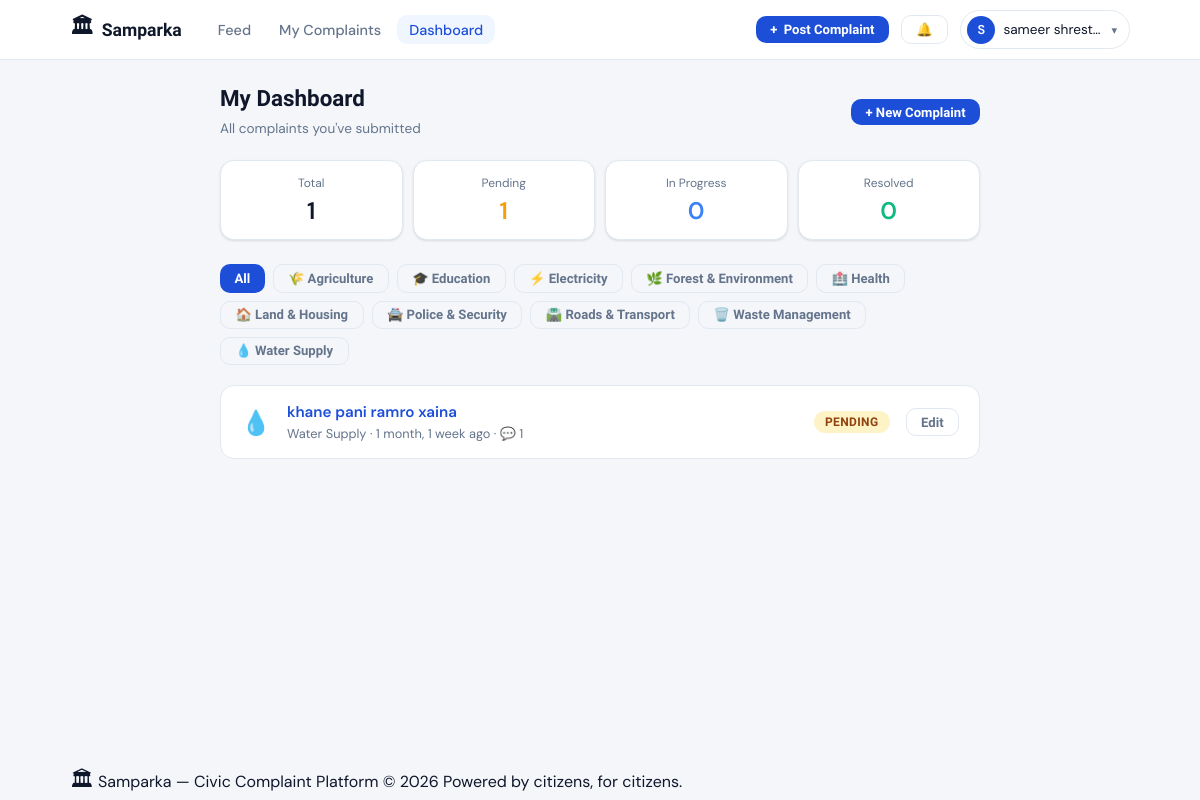
The page /accounts/user/ (signed in) on the database as committed earlier.
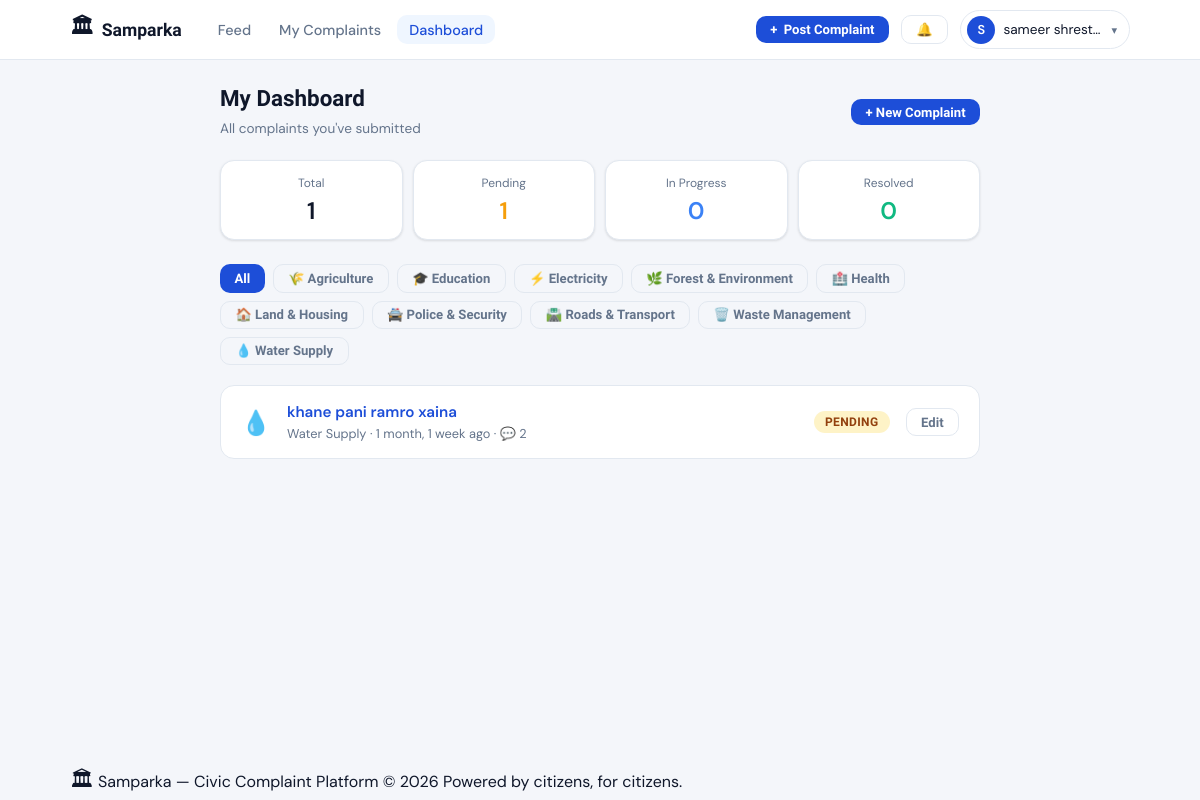
The same page on the database as committed later.
### complaints/models.py (models this page shows, shortened)
class Complaint(models.Model):
    STATUS_PENDING = 'pending'
    STATUS_VERIFIED = 'verified'
    STATUS_IN_PROGRESS = 'in_progress'
    STATUS_SOLVED = 'solved'
    STATUS_REJECTED = 'rejected'
    STATUS_CHOICES = [
        (STATUS_PENDING, 'Pending'),
        (STATUS_VERIFIED, 'Verified'),
        (STATUS_IN_PROGRESS, 'In Progress'),
        (STATUS_SOLVED, 'Solved'),
        (STATUS_REJECTED, 'Rejected'),
    ]
    STATUS_COLORS = {
        STATUS_PENDING: '#F59E0B',
        STATUS_VERIFIED: '#3B82F6',
        STATUS_IN_PROGRESS: '#8B5CF6',
        STATUS_SOLVED: '#10B981',
        STATUS_REJECTED: '#EF4444',
    }
    PRIORITY_CHOICES = [
    ('low', 'Low'),
    ('medium', 'Medium'),
    ('high', 'High'),
    ('urgent', 'Urgent'),
]
    priority = models.CharField(max_length=10, choices=PRIORITY_CHOICES, default='medium')
    due_date = models.DateField(null=True, blank=True)
    author = models.ForeignKey(settings.AUTH_USER_MODEL, on_delete=models.CASCADE, related_name='complaints')
    department = models.ForeignKey(Department, on_delete=models.SET_NULL, null=True, related_name='complaints')
    title = models.CharField(max_length=200)
    description = models.TextField()
    status = models.CharField(max_length=20, choices=STATUS_CHOICES, default=STATUS_PENDING)
    location_name = models.CharField(max_length=200, blank=True, help_text='Human readable location name')
    latitude = models.DecimalField(max_digits=9, decimal_places=6, null=True, blank=True)
    longitude = models.DecimalField(max_digits=9, decimal_places=6, null=True, blank=True)
    upvotes = models.ManyToManyField(settings.AUTH_USER_MODEL, through='Vote', related_name='voted_complaints', blank=True)
    view_count = models.PositiveIntegerField(default=0)
    admin_note = models.TextField(blank=True, help_text='Internal note from admin (not shown to public)')
    is_anonymous = models.BooleanField(default=False)
    created_at = models.DateTimeField(auto_now_add=True)
    updated_at = models.DateTimeField(auto_now=True)
    class Meta:
        ordering = ['-created_at']
    def get_absolute_url(self):
        return reverse('complaints:detail', kwargs={'pk': self.pk})
    @property
    def comment_count(self):
        return self.comments.filter(is_approved=True).count()

### departments/models.py (models this page shows, shortened)
class Department(models.Model):
    name = models.CharField(
        max_length=100,
        unique=True
    )
    slug = models.SlugField(
        unique=True
    )
    description = models.TextField(
        blank=True
    )
    icon = models.CharField(
        max_length=50,
        default='🏛️',
        help_text='Emoji icon for the department'
    )
    color = models.CharField(
        max_length=7,
        default='#3B82F6',
        help_text='Hex color for department badge'
    )
    is_active = models.BooleanField(
        default=True
    )
    created_at = models.DateTimeField(
        auto_now_add=True
    )
    class Meta:
        ordering = ['name']

### accounts/views.py (the view)
# urls.py: path('user/',                               views.user_dashboard,        name='user_dashboard'),
@login_required
def user_dashboard(request):
    complaints = Complaint.objects.filter(author=request.user).select_related('department')
    selected_dept = request.GET.get('dept')
    if selected_dept:
        complaints = complaints.filter(department_id=selected_dept)
    return render(request, "complaints/user.html", {
        "complaints": complaints.order_by('-created_at'),
        "departments": Department.objects.all(),
        "selected_dept": selected_dept,
        "pending_count":     Complaint.objects.filter(author=request.user, status='pending').count(),
        "in_progress_count": Complaint.objects.filter(author=request.user, status='in_progress').count(),
        "resolved_count":    Complaint.objects.filter(author=request.user, status='resolved').count(),
    })

### accounts/context_processors.py (called while the page is built)
def notifications(request):
    if request.user.is_authenticated:
        return {
            'unread_count': request.user.notifications.filter(is_read=False).count()
        }
    return {'unread_count': 0}

### accounts/models.py (called while the page is built)
    @property
    def display_name(self):
        if self.first_name:
            return f"{self.first_name} {self.last_name}".strip()
        return self.username

### complaints/templates/complaints/user.html (shortened to what this page needs)
{% extends 'base.html' %}
{% load humanize %}
{% block content %}
<div class="container" style="max-width:800px;">
  <div style="display:flex; align-items:center; justify-content:space-between; margin-bottom:1.25rem;">
    <div>
      <h1 style="font-family:var(--font); font-size:1.4rem; margin:0 0 4px;">My Dashboard</h1>
      <p class="text-muted" style="font-size:0.85rem; margin:0;">All complaints you've submitted</p>
    </div>
    <a href="{% url 'complaints:create' %}" class="btn btn-primary btn-sm">+ New Complaint</a>
  </div>
  <div style="display:grid; grid-template-columns:repeat(4,1fr); gap:10px; margin-bottom:1.5rem;">
    <div class="card" style="padding:0.85rem; text-align:center;">
      <div class="text-muted" style="font-size:0.75rem; margin-bottom:4px;">Total</div>
      <div style="font-size:1.5rem; font-weight:600;">{{ complaints.count }}</div>
    </div>
    <div class="card" style="padding:0.85rem; text-align:center;">
      <div class="text-muted" style="font-size:0.75rem; margin-bottom:4px;">Pending</div>
      <div style="font-size:1.5rem; font-weight:600; color:var(--warning);">{{ pending_count }}</div>
    </div>
    <div class="card" style="padding:0.85rem; text-align:center;">
      <div class="text-muted" style="font-size:0.75rem; margin-bottom:4px;">In Progress</div>
      <div style="font-size:1.5rem; font-weight:600; color:var(--info);">{{ in_progress_count }}</div>
    </div>
    <div class="card" style="padding:0.85rem; text-align:center;">
      <div class="text-muted" style="font-size:0.75rem; margin-bottom:4px;">Resolved</div>
      <div style="font-size:1.5rem; font-weight:600; color:var(--success);">{{ resolved_count }}</div>
    </div>
  </div>
  <div style="display:flex; gap:8px; flex-wrap:wrap; margin-bottom:1.25rem;">
    <a href="?" class="btn {% if not selected_dept %}btn-primary{% else %}btn-ghost{% endif %} btn-sm">All</a>
    {% for dept in departments %}
    <a href="?dept={{ dept.id }}"
       class="btn {% if selected_dept == dept.id|stringformat:'s' %}btn-primary{% else %}btn-ghost{% endif %} btn-sm">
      {{ dept.icon }} {{ dept.name }}
    </a>
    {% endfor %}
  </div>
  <div class="my-list">
    {% for complaint in complaints %}
    <div class="my-item">
      {% if complaint.department %}
      <span style="font-size:1.5rem;">{{ complaint.department.icon }}</span>
      {% endif %}
      <div class="my-item-main">
        <div class="my-item-title">
          <a href="{{ complaint.get_absolute_url }}">{{ complaint.title }}</a>
        </div>
        <div class="my-item-meta">
          {{ complaint.department.name|default:"No Department" }} &middot;
          {{ complaint.created_at|naturaltime }} &middot;
          💬 {{ complaint.comment_count }}
        </div>
      </div>
      <span class="status-badge status-{{ complaint.status }}">{{ complaint.get_status_display }}</span>
      {% if complaint.status == 'pending' %}
      <a href="{% url 'complaints:edit' pk=complaint.pk %}" class="btn btn-ghost btn-sm">Edit</a>
      {% endif %}
    </div>
    {% empty %}
    <div class="empty-state">
      <div class="empty-icon">📭</div>
      <p>{% if selected_dept %}No complaints for this department.{% else %}You haven't posted any complaints yet.{% endif %}</p>
      <a href="{% url 'complaints:create' %}" class="btn btn-primary mt-2">Post Your First Complaint</a>
    </div>
    {% endfor %}
  </div>
</div>
{% endblock %}

Rows that differ between the two databases and show on the page:
changed Complaint "khane pani ramro xaina": comment_count "1" → "2"
